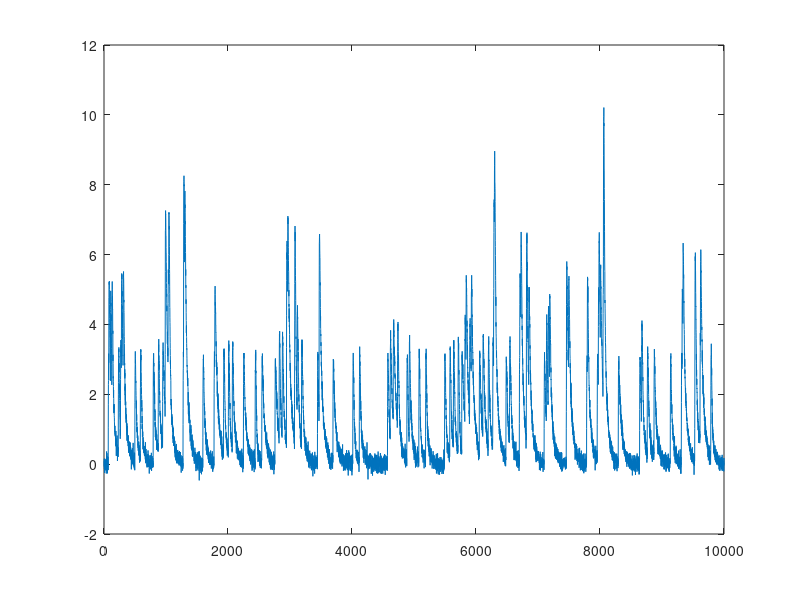

Here is the MATLAB script that generated this plot: (Note: this script raises an error after producing the figure.)
clear;
T = 10000;
gr1 = [0.85,0.9];
g1 = poly(gr1);
gr2 = [0.7,0.98];
g2 = poly(gr2);
ps = 0.01;
sps = rand(1,T)<ps;

r = gamrnd(repmat([2,2],T,1),1,T,2);
r = r ./ repmat(sum(r,2),1,2);
ct1 = filter(1,g1,sps.*r(:,1)')';
ct2 = filter(1,g2,sps.*r(:,2)')';
c = ct1 + ct2;
sn = .125;
spt = [sps.*r(:,1)';sps.*r(:,2)']';
y = c + sn*randn(size(c));

figure;plot(1:T,y);

%%

grin1 = [0.3,0.95];
grin2 = [0.5,0.85];
gin1 = poly(grin1);
gin2 = poly(grin2);

gin{1} = -gin1(2:3)';
gin{2} = -gin2(2:3)';

[cm,b,c1,sp] = cvx_mixed_foopsi(y(:),0,[0;0],sn,0,gin,ones(T,1),true(T,1));
%% iterate a few times
ITER = 15;
gr_ = [grin1(:),grin2(:)];
c_ = cm;
for iter = 1:ITER
    rp = randperm(2);
    for i = 1:2
        [tau_new, c_new, accept] = propose_new_time_constant(y(:)-c_(:,[1:rp(i)-1,rp(i)+1:2]),sp(:,i),-1./log(gr_(:,i)),0,200,[0.2,0.5],sn,0);
        c_(:,rp(i)) = c_new;
        gr_(:,rp(i)) = exp(-1./tau_new(:));
        gn{rp(i)} = [sum(gr_(:,rp(i)));-prod(gr_(:,rp(i)))];
        disp(accept)
    end
    [c_,b,c1,sp] = cvx_mixed_foopsi(y(:),0,[0;0],sn,0,gn,ones(T,1),true(T,1));
    disp(corr(spt,sp))
end
    

